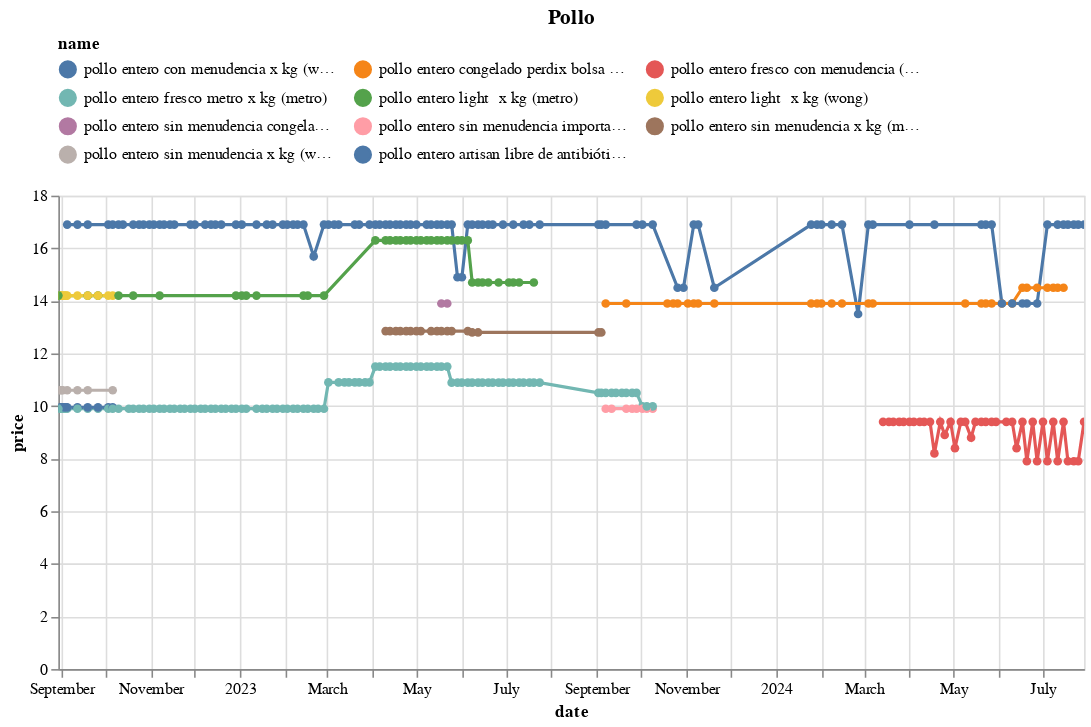

Notebook source saved alongside this figure:
### Code cell
(df
 .loc[df.name.isin(names)]
 .pipe(alt.Chart)
 .mark_line(point=True)
 .encode(x='date', y='price', color='name', tooltip=['name','price'])
 .properties(width=650, title='Pollo')
 .interactive()
 .configure_legend(orient='top', columns=3)
)

### Figure 1 — Vega-Lite specification as saved in the notebook (floating-point values rounded to 4 significant figures; data arrays with more than 128 entries replaced by an {"elided": "..."} marker saying what was removed)
{"config": {"view": {"continuousWidth": 300, "continuousHeight": 300}, "legend": {"columns": 3, "orient": "top"}}, "data": {"name": "data-711f14d0141abaaf96dc0e25cbca6ce5"}, "mark": {"type": "line", "point": true}, "encoding": {"color": {"field": "name", "type": "nominal"}, "tooltip": [{"field": "name", "type": "nominal"}, {"field": "price", "type": "quantitative"}], "x": {"field": "date", "type": "temporal"}, "y": {"field": "price", "type": "quantitative"}}, "params": [{"name": "param_13", "select": {"type": "interval", "encodings": ["x", "y"]}, "bind": "scales"}], "title": "Pollo", "width": 650, "$schema": "https://vega.github.io/schema/vega-lite/v5.17.0.json", "datasets": {"data-711f14d0141abaaf96dc0e25cbca6ce5": {"elided": "374 records"}}}
